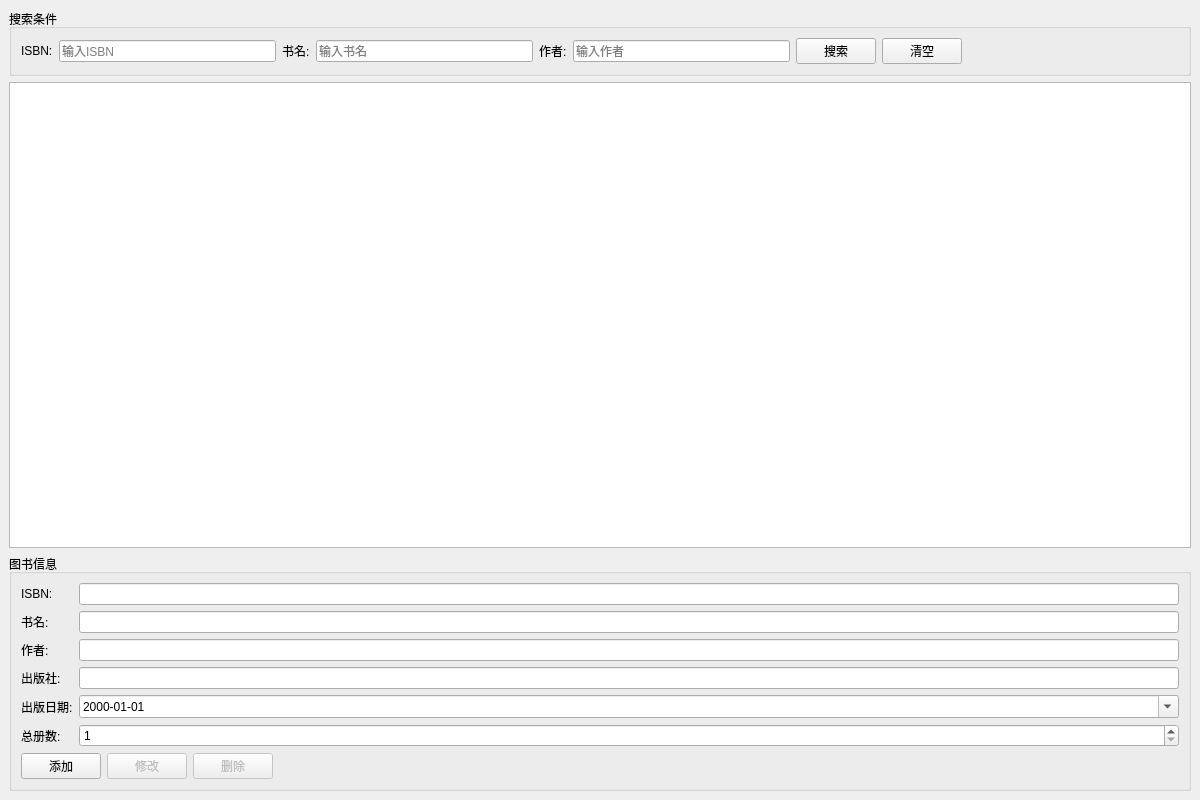
<?xml version="1.0" encoding="UTF-8"?>
<ui version="4.0">
 <class>BookWidget</class>
 <widget class="QWidget" name="BookWidget">
  <property name="geometry">
   <rect>
    <x>0</x>
    <y>0</y>
    <width>1200</width>
    <height>800</height>
   </rect>
  </property>
  <property name="windowTitle">
   <string>图书管理</string>
  </property>
  <layout class="QVBoxLayout" name="verticalLayout">
   <property name="spacing">
    <number>6</number>
   </property>
   <property name="leftMargin">
    <number>9</number>
   </property>
   <property name="topMargin">
    <number>9</number>
   </property>
   <property name="rightMargin">
    <number>9</number>
   </property>
   <property name="bottomMargin">
    <number>9</number>
   </property>
   <item>
    <widget class="QGroupBox" name="searchGroup">
     <property name="title">
      <string>搜索条件</string>
     </property>
     <layout class="QHBoxLayout" name="searchLayout">
      <item>
       <widget class="QLabel" name="label">
        <property name="text">
         <string>ISBN:</string>
        </property>
       </widget>
      </item>
      <item>
       <widget class="QLineEdit" name="isbnEdit">
        <property name="placeholderText">
         <string>输入ISBN</string>
        </property>
       </widget>
      </item>
      <item>
       <widget class="QLabel" name="label_2">
        <property name="text">
         <string>书名:</string>
        </property>
       </widget>
      </item>
      <item>
       <widget class="QLineEdit" name="titleEdit">
        <property name="placeholderText">
         <string>输入书名</string>
        </property>
       </widget>
      </item>
      <item>
       <widget class="QLabel" name="label_3">
        <property name="text">
         <string>作者:</string>
        </property>
       </widget>
      </item>
      <item>
       <widget class="QLineEdit" name="authorEdit">
        <property name="placeholderText">
         <string>输入作者</string>
        </property>
       </widget>
      </item>
      <item>
       <widget class="QPushButton" name="searchButton">
        <property name="text">
         <string>搜索</string>
        </property>
       </widget>
      </item>
      <item>
       <widget class="QPushButton" name="clearButton">
        <property name="text">
         <string>清空</string>
        </property>
       </widget>
      </item>
      <item>
       <spacer name="horizontalSpacer">
        <property name="orientation">
         <enum>Qt::Horizontal</enum>
        </property>
        <property name="sizeHint" stdset="0">
         <size>
          <width>40</width>
          <height>20</height>
         </size>
        </property>
       </spacer>
      </item>
     </layout>
    </widget>
   </item>
   <item>
    <widget class="QTableView" name="tableView">
     <property name="alternatingRowColors">
      <bool>true</bool>
     </property>
     <property name="selectionBehavior">
      <enum>QAbstractItemView::SelectRows</enum>
     </property>
     <property name="selectionMode">
      <enum>QAbstractItemView::SingleSelection</enum>
     </property>
     <property name="sortingEnabled">
      <bool>true</bool>
     </property>
    </widget>
   </item>
   <item>
    <widget class="QGroupBox" name="editGroup">
     <property name="title">
      <string>图书信息</string>
     </property>
     <layout class="QVBoxLayout" name="editGroupLayout">
      <item>
       <layout class="QFormLayout" name="editLayout">
        <item row="0" column="0">
         <widget class="QLabel" name="label_4">
          <property name="text">
           <string>ISBN:</string>
          </property>
         </widget>
        </item>
        <item row="0" column="1">
         <widget class="QLineEdit" name="editIsbn"/>
        </item>
        <item row="1" column="0">
         <widget class="QLabel" name="label_5">
          <property name="text">
           <string>书名:</string>
          </property>
         </widget>
        </item>
        <item row="1" column="1">
         <widget class="QLineEdit" name="editTitle"/>
        </item>
        <item row="2" column="0">
         <widget class="QLabel" name="label_6">
          <property name="text">
           <string>作者:</string>
          </property>
         </widget>
        </item>
        <item row="2" column="1">
         <widget class="QLineEdit" name="editAuthor"/>
        </item>
        <item row="3" column="0">
         <widget class="QLabel" name="label_7">
          <property name="text">
           <string>出版社:</string>
          </property>
         </widget>
        </item>
        <item row="3" column="1">
         <widget class="QLineEdit" name="editPublisher"/>
        </item>
        <item row="4" column="0">
         <widget class="QLabel" name="label_8">
          <property name="text">
           <string>出版日期:</string>
          </property>
         </widget>
        </item>
        <item row="4" column="1">
         <widget class="QDateEdit" name="editPublishDate">
          <property name="calendarPopup">
           <bool>true</bool>
          </property>
          <property name="displayFormat">
           <string>yyyy-MM-dd</string>
          </property>
         </widget>
        </item>
        <item row="5" column="0">
         <widget class="QLabel" name="label_9">
          <property name="text">
           <string>总册数:</string>
          </property>
         </widget>
        </item>
        <item row="5" column="1">
         <widget class="QSpinBox" name="editTotalCopies">
          <property name="minimum">
           <number>1</number>
          </property>
          <property name="maximum">
           <number>1000</number>
          </property>
          <property name="value">
           <number>1</number>
          </property>
         </widget>
        </item>
       </layout>
      </item>
      <item>
       <layout class="QHBoxLayout" name="buttonLayout">
        <item>
         <widget class="QPushButton" name="addButton">
          <property name="text">
           <string>添加</string>
          </property>
         </widget>
        </item>
        <item>
         <widget class="QPushButton" name="editButton">
          <property name="enabled">
           <bool>false</bool>
          </property>
          <property name="text">
           <string>修改</string>
          </property>
         </widget>
        </item>
        <item>
         <widget class="QPushButton" name="deleteButton">
          <property name="enabled">
           <bool>false</bool>
          </property>
          <property name="text">
           <string>删除</string>
          </property>
         </widget>
        </item>
        <item>
         <spacer name="horizontalSpacer_2">
          <property name="orientation">
           <enum>Qt::Horizontal</enum>
          </property>
          <property name="sizeHint" stdset="0">
           <size>
            <width>40</width>
            <height>20</height>
           </size>
          </property>
         </spacer>
        </item>
       </layout>
      </item>
     </layout>
    </widget>
   </item>
  </layout>
 </widget>
 <resources/>
 <connections/>
</ui>
